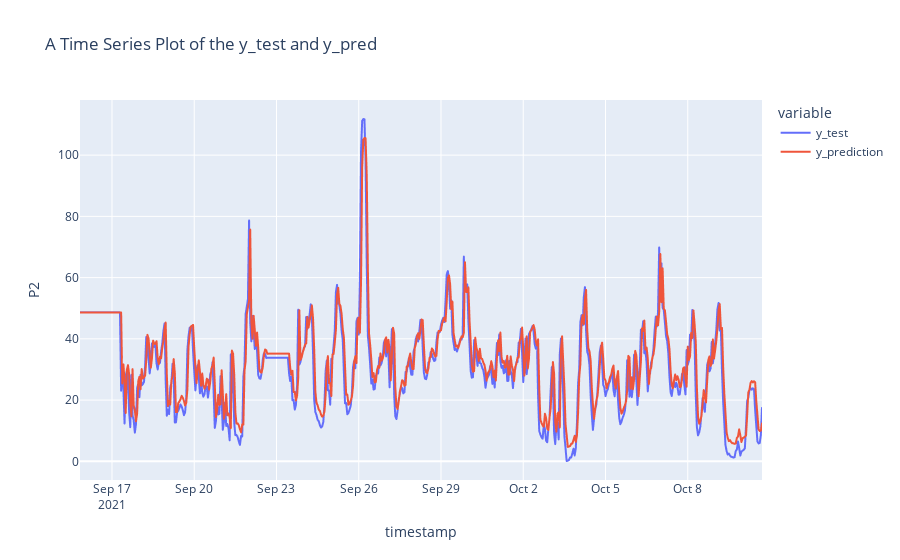

Here is the notebook cell this chart was saved with:
### Code cell
fig = px.line(y_pred_df,labels={'value':'P2'},title='A Time Series Plot of the y_test and y_pred')
fig.show();

### Figure 1 — Plotly figure (JSON) as saved in the notebook; plotly's stock layout.template omitted (floating-point values rounded to 4 significant figures; data arrays with more than 128 entries replaced by an {"elided": "..."} marker saying what was removed)
{"data": [{"hovertemplate": "variable=y_test<br>timestamp=%{x}<br>P2=%{y}<extra></extra>", "legendgroup": "y_test", "line": {"color": "#636efa", "dash": "solid"}, "marker": {"symbol": "circle"}, "mode": "lines", "name": "y_test", "showlegend": true, "type": "scattergl", "x": {"elided": "598 str values"}, "xaxis": "x", "y": {"elided": "598 float values"}, "yaxis": "y"}, {"hovertemplate": "variable=y_prediction<br>timestamp=%{x}<br>P2=%{y}<extra></extra>", "legendgroup": "y_prediction", "line": {"color": "#EF553B", "dash": "solid"}, "marker": {"symbol": "circle"}, "mode": "lines", "name": "y_prediction", "showlegend": true, "type": "scattergl", "x": {"elided": "598 str values"}, "xaxis": "x", "y": {"elided": "598 float values"}, "yaxis": "y"}], "layout": {"autosize": true, "legend": {"title": {"text": "variable"}, "tracegroupgap": 0}, "title": {"text": "A Time Series Plot of the y_test and y_pred"}, "xaxis": {"anchor": "y", "autorange": true, "domain": [0, 1], "range": ["2021-09-15 20:00", "2021-10-10 17:00"], "title": {"text": "timestamp"}, "type": "date"}, "yaxis": {"anchor": "x", "autorange": true, "domain": [0, 1], "range": [-6.101, 118.0], "title": {"text": "P2"}, "type": "linear"}}}
